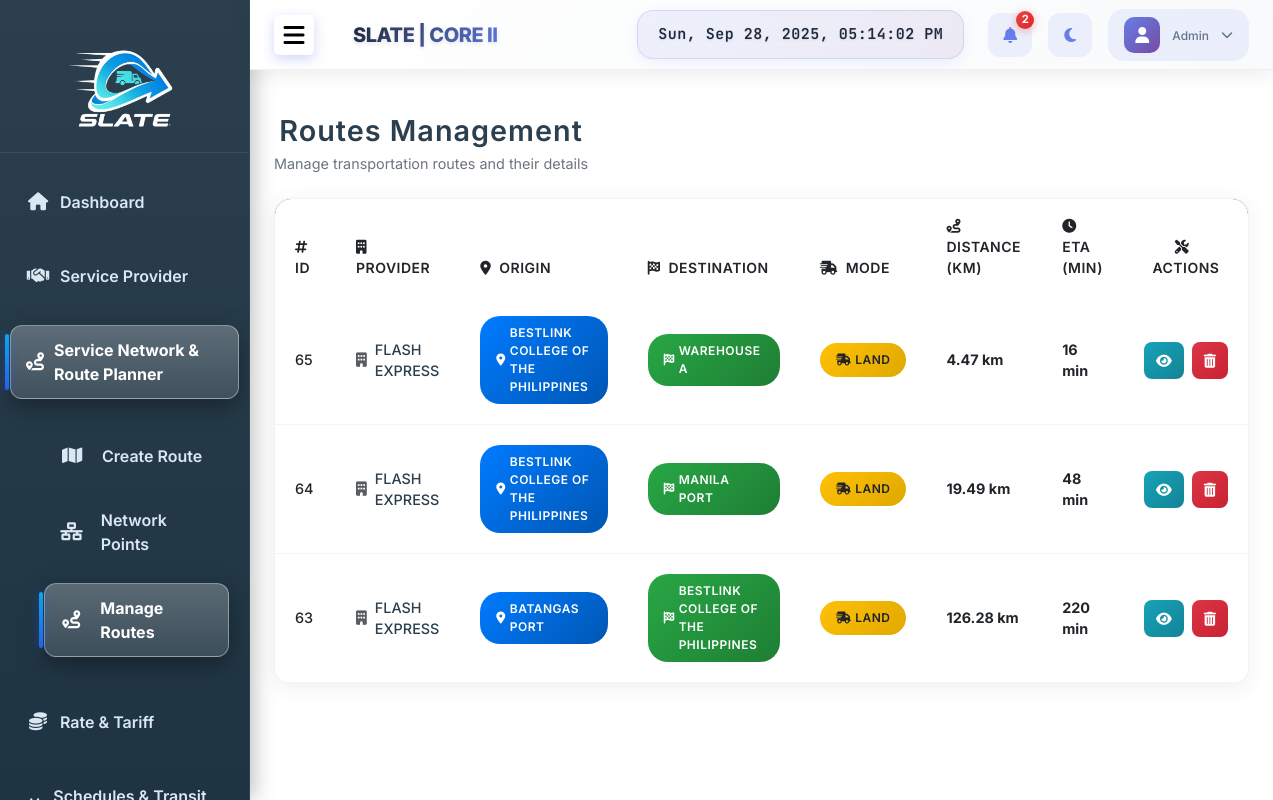
The page /admin/manage_routes.php (signed in) on the database its author committed.
### tables this page shows
CREATE TABLE IF NOT EXISTS `routes` (
  `route_id` int NOT NULL AUTO_INCREMENT,
  `origin_id` int NOT NULL,
  `destination_id` int NOT NULL,
  `carrier_type` enum('land','air','sea') NOT NULL,
  `provider_id` int NOT NULL,
  `distance_km` decimal(10,2) NOT NULL,
  `eta_min` int NOT NULL,
  `created_at` datetime DEFAULT CURRENT_TIMESTAMP,
  `status` varchar(255) NOT NULL DEFAULT 'pending',
  PRIMARY KEY (`route_id`),
  KEY `fk_routes_origin` (`origin_id`),
  KEY `fk_routes_destination` (`destination_id`),
  KEY `fk_routes_provider` (`provider_id`)
);

CREATE TABLE IF NOT EXISTS `active_service_provider` (
  `provider_id` int NOT NULL AUTO_INCREMENT,
  `company_name` varchar(255) NOT NULL,
  `email` varchar(255) NOT NULL,
  `password` varchar(255) NOT NULL,
  `account_type` int NOT NULL DEFAULT '3',
  `contact_person` varchar(255) DEFAULT NULL,
  `contact_number` varchar(50) DEFAULT NULL,
  `address` text,
  `services` text,
  `iso_certified` enum('yes','no') DEFAULT NULL,
  `business_permit` varchar(255) DEFAULT NULL,
  `company_profile` varchar(255) DEFAULT NULL,
  `date_approved` datetime DEFAULT CURRENT_TIMESTAMP,
  `status` varchar(255) NOT NULL DEFAULT 'Active',
  PRIMARY KEY (`provider_id`)
);

CREATE TABLE IF NOT EXISTS `network_points` (
  `point_id` int NOT NULL AUTO_INCREMENT,
  `point_name` varchar(150) NOT NULL,
  `point_type` enum('Port','Airport','Warehouse','Terminal') NOT NULL,
  `country` varchar(100) DEFAULT NULL,
  `city` varchar(255) NOT NULL,
  `latitude` double DEFAULT NULL,
  `longitude` double DEFAULT NULL,
  `status` enum('Active','Inactive') DEFAULT 'Active',
  `created_at` datetime DEFAULT CURRENT_TIMESTAMP,
  `updated_at` datetime DEFAULT CURRENT_TIMESTAMP ON UPDATE CURRENT_TIMESTAMP,
  PRIMARY KEY (`point_id`)
);

### admin/manage_routes.php (the view, shortened to what this page needs)
<?php
include('header.php');
include('sidebar.php');
include('navbar.php');
include('../connect.php');
?>
<link rel="stylesheet" href="modern-table-styles.css">
<div class="content p-4">
    <div class="modern-header d-flex justify-content-between align-items-center mb-4">
        <div>
            <h3 class="mb-1">Routes Management</h3>
            <p>Manage transportation routes and their details</p>
        </div>
    </div>
    <div class="modern-table-container">
        <div class="table-responsive">
            <table class="table modern-table">
                <thead>
                    <tr>
                        <th><i class="fas fa-hashtag me-2"></i>ID</th>
                        <th><i class="fas fa-building me-2"></i>Provider</th>
                        <th><i class="fas fa-map-marker-alt me-2"></i>Origin</th>
                        <th><i class="fas fa-flag-checkered me-2"></i>Destination</th>
                        <th><i class="fas fa-shipping-fast me-2"></i>Mode</th>
                        <th><i class="fas fa-route me-2"></i>Distance (km)</th>
                        <th><i class="fas fa-clock me-2"></i>ETA (min)</th>
                        <th class="text-center"><i class="fas fa-tools me-2"></i>Actions</th>
                    </tr>
                </thead>
       <tbody>
           <?php
           $sql = "SELECT
                       r.route_id,
                       sp.company_name,
                       o.point_name AS origin,
                       o.latitude AS origin_lat,
                       o.longitude AS origin_lng,
                       d.point_name AS destination,
                       d.latitude AS dest_lat,
                       d.longitude AS dest_lng,
                       r.carrier_type AS transport_mode,
                       r.distance_km,
                       r.eta_min
        FROM routes r
        JOIN active_service_provider sp ON r.provider_id = sp.provider_id
        JOIN network_points o ON r.origin_id = o.point_id
        JOIN network_points d ON r.destination_id = d.point_id
        WHERE r.status != 'completed'
        ORDER BY r.route_id DESC";
           $result = $conn->query($sql);
           if ($result && $result->num_rows > 0):
               while($row = $result->fetch_assoc()):
           ?>
               <tr class="modern-table-row">
                   <td><span class="fw-medium"><?= htmlspecialchars($row['route_id']) ?></span></td>
                   <td>
                       <div class="company-name">
                           <i class="fas fa-building me-2 text-muted"></i>
                           <span class="fw-medium"><?= htmlspecialchars($row['company_name']) ?></span>
                       </div>
                   </td>
                   <td>
                       <span class="modern-badge badge-user">
                           <i class="fas fa-map-marker-alt me-1"></i>
                           <?= htmlspecialchars($row['origin']) ?>
                       </span>
                   </td>
                   <td>
                       <span class="modern-badge badge-service-provider">
                           <i class="fas fa-flag-checkered me-1"></i>
                           <?= htmlspecialchars($row['destination']) ?>
                       </span>
                   </td>
                   <td>
                       <span class="modern-badge badge-pending">
                           <i class="fas fa-shipping-fast me-1"></i>
                           <?= htmlspecialchars(ucfirst($row['transport_mode'])) ?>
                       </span>
                   </td>
                   <td><strong><?= htmlspecialchars($row['distance_km']) ?> km</strong></td>
                   <td><strong><?= htmlspecialchars($row['eta_min']) ?> min</strong></td>
                   <td class="text-center">
                       <div class="action-buttons">
                           <a href="#"
                              class="btn btn-modern-view viewRouteBtn"
                              data-route_id="<?= $row['route_id'] ?>"
                              data-provider="<?= htmlspecialchars($row['company_name'], ENT_QUOTES) ?>"
                              data-origin="<?= htmlspecialchars($row['origin'], ENT_QUOTES) ?>"
                              data-destination="<?= htmlspecialchars($row['destination'], ENT_QUOTES) ?>"
                              data-origin_lat="<?= $row['origin_lat'] ?>"
                              data-origin_lng="<?= $row['origin_lng'] ?>"
                              data-dest_lat="<?= $row['dest_lat'] ?>"
                              data-dest_lng="<?= $row['dest_lng'] ?>"
                              data-mode="<?= htmlspecialchars($row['transport_mode'], ENT_QUOTES) ?>"
                              data-distance="<?= htmlspecialchars($row['distance_km'], ENT_QUOTES) ?>"
                              data-eta="<?= htmlspecialchars($row['eta_min'], ENT_QUOTES) ?>"
                              title="View Route Details">
                              <i class="fas fa-eye"></i>
                           </a>
                           <a href="#"
                              class="btn btn-modern-delete deleteRouteBtn"
                              data-id="<?= $row['route_id'] ?>"
                              title="Delete Route">
                              <i class="fas fa-trash-alt"></i>
                           </a>
                       </div>
                   </td>
               </tr>
           <?php
               endwhile;
           endif; ?>
               </tbody>
            </table>
        </div>
    </div>
</div>
<?php include('footer.php'); ?>
<link rel="stylesheet" href="https://unpkg.com/leaflet@1.9.4/dist/leaflet.css"/>
<link rel="stylesheet" href="https://unpkg.com/leaflet-routing-machine@latest/dist/leaflet-routing-machine.css"/>

### admin/styles1.css (style rules this page uses)
* { margin: 0; padding: 0; box-sizing: border-box; }
body { display: flex; font-family: 'Inter', -apple-system, BlinkMacSystemFont, 'Segoe UI', Roboto, sans-serif; }
.content { margin-left: 250px; margin-top: 90px; padding: 20px; flex-grow: 1; transition: margin-left 0.3s ease; }
.content h3 { text-align: center; font-weight: 700; font-size: clamp(1.2rem, 2vw + 0.5rem, 1.8rem); padding: 0; border-radius: 0; background: transparent; color: inherit; box-shadow: none; letter-spacing: 1px; }
body, .sidebar, .navbar, .content, form, input, select, textarea, button { transition: background-color 0.4s ease, color 0.4s ease, border-color 0.4s ease; }
.action-buttons .btn { margin-right: 4px; }
.action-buttons .btn:last-child { margin-right: 0; }

### admin/modern-table-styles.css (style rules this page uses)
.modern-table-container { background: #fff; border-radius: 16px; box-shadow: 0 4px 20px rgba(43, 63, 78, 0.08); overflow: hidden; border: 1px solid rgba(43, 63, 78, 0.06); margin-bottom: 2rem; }
.modern-table { margin-bottom: 0; border: none; }
.modern-table thead { background: linear-gradient(135deg, #2b3f4e 0%, #1f3442 100%); color: #fff; }
.modern-table thead th { border: none; padding: 1rem 1.25rem; font-weight: 600; font-size: 0.875rem; text-transform: uppercase; letter-spacing: 0.5px; border-bottom: 2px solid rgba(255,255,255,0.1); }
.modern-table tbody tr { border-bottom: 1px solid rgba(43, 63, 78, 0.05); transition: all 0.3s ease; }
.modern-table tbody td { padding: 1.25rem; vertical-align: middle; border: none; font-size: 0.9rem; }
.modern-header { margin-bottom: 2rem; }
.modern-header h3, .modern-header h4 { color: #2b3f4e; font-weight: 600; margin-bottom: 0.5rem; }
.modern-header p { color: #6c757d; margin-bottom: 0; font-size: 0.9rem; }
.btn-modern-delete { background: linear-gradient(135deg, #dc3545, #c82333); border: none; color: white; padding: 0.5rem 0.75rem; border-radius: 8px; font-size: 0.875rem; transition: all 0.3s ease; }
.btn-modern-view { background: linear-gradient(135deg, #17a2b8, #138496); border: none; color: white; padding: 0.5rem 0.75rem; border-radius: 8px; font-size: 0.875rem; transition: all 0.3s ease; margin-right: 0.25rem; }
.modern-badge { padding: 0.5rem 1rem; border-radius: 20px; font-size: 0.75rem; font-weight: 600; text-transform: uppercase; letter-spacing: 0.5px; display: inline-flex; align-items: center; }
.badge-user { background: linear-gradient(135deg, #007bff, #0056b3); color: white; }
.badge-service-provider { background: linear-gradient(135deg, #28a745, #1e7e34); color: white; }
.badge-pending { background: linear-gradient(135deg, #ffc107, #e0a800); color: #212529; }
.user-email, .company-name, .contact-info { display: flex; align-items: center; }
.user-email .fw-medium, .company-name .fw-medium, .contact-info .fw-medium { color: #2b3f4e; font-weight: 500; }
.table-responsive { border-radius: 16px; max-height: 600px; overflow-y: auto; }
.action-buttons { display: flex; gap: 0.25rem; justify-content: center; align-items: center; }

### rows shown on the page
routes: route_id "65", provider.company_name "FLASH EXPRESS", origin.point_name "BESTLINK COLLEGE OF THE PHILIPPINES", destination.point_name "WAREHOUSE A", carrier_type "LAND", distance_km "4.47", eta_min "16"
routes: route_id "64", provider.company_name "FLASH EXPRESS", origin.point_name "BESTLINK COLLEGE OF THE PHILIPPINES", destination.point_name "MANILA PORT", carrier_type "LAND", distance_km "19.49", eta_min "48"
routes: route_id "63", provider.company_name "FLASH EXPRESS", origin.point_name "BATANGAS PORT", destination.point_name "BESTLINK COLLEGE OF THE PHILIPPINES", carrier_type "LAND", distance_km "126.28", eta_min "220"

### other values the page prints
$notifCount "2"
